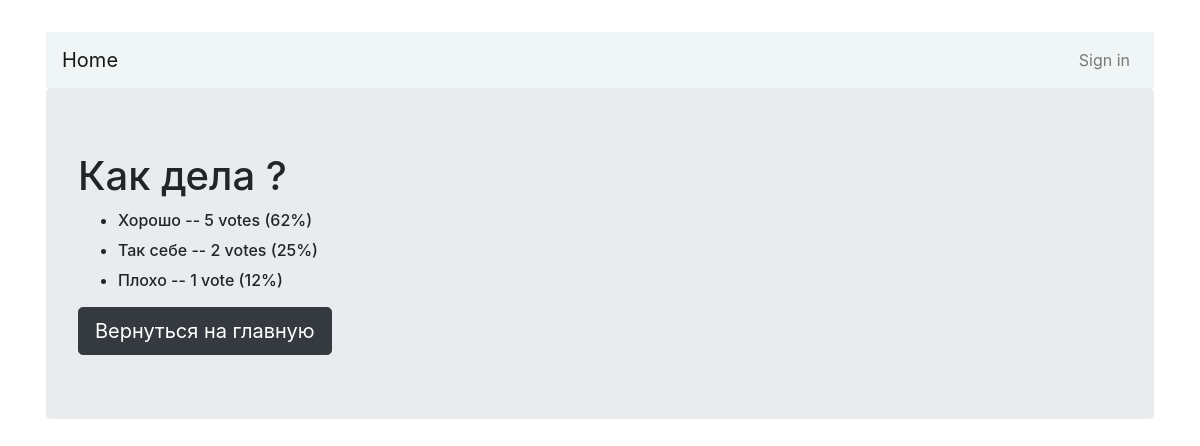
Before: /1/results/ with the older database file.
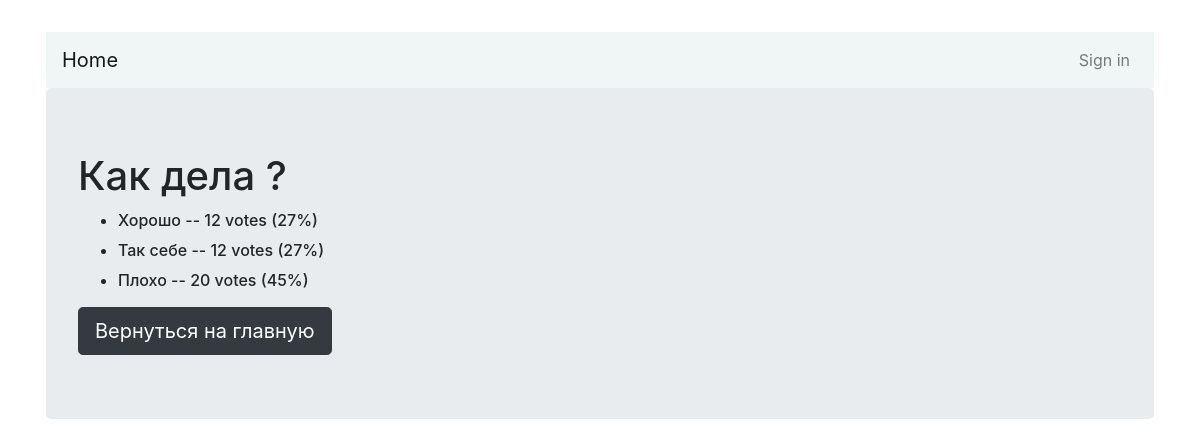
After: the same page with the newer database file.
### users/models.py (models this page shows, shortened)
class Question(models.Model):
    question_text = models.CharField(max_length=200)
    pub_date = models.DateTimeField('Date published')
    life_time = models.DateTimeField(default=datetime.now() + timedelta(days=1),
                                     verbose_name='Время жизни',
                                     null=False)
    votes = models.IntegerField(default=0)
    img = models.ImageField(null=True, default='default.jpg', upload_to="images/question")
    description = models.TextField(max_length=600, null=True)
    description2 = models.TextField(max_length=600, null=True)

class Choice(models.Model):
    question = models.ForeignKey(Question, on_delete=models.CASCADE)
    choice_text = models.CharField(max_length=200)
    votes = models.IntegerField(default=0)
    def percentage(self):
        all_votes = Choice.objects.all()
        votes_count = 0
        for obj in all_votes:
            votes_count += obj.votes
        if self.votes != 0:
            return round((self.votes / votes_count) * 100)
        else:
            return 0

### users/views.py (the view)
# urls.py: path('<int:pk>/results/', views.ResultsView.as_view(), name='results'),
class ResultsView(generic.DetailView):
    model = Question
    template_name = 'polls/results.html'

### users/templates/polls/results.html
{% extends "users/base.html" %}
{% block content %}
<div class="jumbotron">
<h1>{{ question.question_text }}</h1>
<ul>
    {% for choice in question.choice_set.all %}
    <li><h6>{{ choice.choice_text }} -- {{ choice.votes }} vote{{choice.votes|pluralize}} ({{choice.percentage}}%)</h6></li>
    {% endfor %}
</ul>
<a class="btn btn-dark btn-lg" href="{% url 'index' %}" role="button">Вернуться на главную</a>
</div>
{% endblock %}

### users/templates/users/base.html (shortened to what this page needs)
<!doctype html>
<html lang="en">
<head>
    <link rel="stylesheet" href="https://maxcdn.bootstrapcdn.com/bootstrap/4.0.0/css/bootstrap.min.css">
	<link rel="stylesheet" href="https://use.fontawesome.com/releases/v5.8.2/css/all.css">
</head>
<body>
  <div class="container p-3 my-3">
    <div class="row">
      <div class="col-md-12">
        <nav class="navbar navbar-expand-md navbar-light " style="background-color: #f0f5f5">
          <a href="/" class="navbar-brand">Home</a>
            <div class="collapse navbar-collapse" id="navbarCollapse">
                <div class="navbar-nav ml-auto">
                  {% if user.is_authenticated %}
                    <a href="{% url 'index' %}" class="nav-item nav-link">Polls</a>
                    <a href="{% url 'users-profile' %}" class="nav-item nav-link">Profile</a>
                    <a href="{% url 'logout' %}" class="nav-item nav-link">Logout</a>
                  {% else %}
                    <a href="{% url 'login' %}" class="nav-item nav-link">Sign in</a>
                  {% endif %}
                </div>
            </div>
        </nav>
        {% block content %}{% endblock %}
      </div>
    </div>
  </div>
</body>
</html>

Changed rows visible on the page:
changed Choice "Хорошо": votes "5" → "12"; percentage "62" → "27"
changed Choice "Так себе": votes "2" → "12"; percentage "25" → "27"
changed Choice "Плохо": votes "1" → "20"; percentage "12" → "45"
